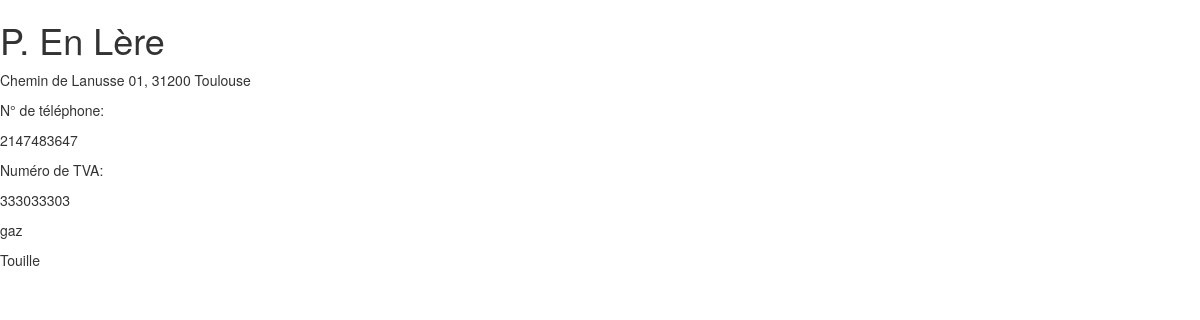
The page /partials/detailsocietes.php?id=3 on the database its author committed.
### tables this page shows
CREATE TABLE `facture` (
  `idfacture` int(10) UNSIGNED NOT NULL,
  `numero` int(11) NOT NULL,
  `date_facture` date NOT NULL,
  `motif_prestation` varchar(45) NOT NULL,
  `societes_idsocietes` int(10) UNSIGNED NOT NULL,
  `annuaire_idannuaire` int(10) UNSIGNED NOT NULL
);

CREATE TABLE `societes` (
  `idsocietes` int(10) UNSIGNED NOT NULL,
  `nom_societe` varchar(45) NOT NULL,
  `adresse` varchar(45) NOT NULL,
  `pays` varchar(45) NOT NULL,
  `telephone_societe` bigint(18) NOT NULL,
  `num_tva` bigint(18) NOT NULL,
  `type_idtype` int(10) UNSIGNED NOT NULL
);

CREATE TABLE `annuaire` (
  `idannuaire` int(10) UNSIGNED NOT NULL,
  `nom` varchar(45) NOT NULL,
  `prenom` varchar(45) NOT NULL,
  `telephone` int(11) NOT NULL,
  `email` varchar(45) NOT NULL
);

### partials/detailsocietes.php (the view, shortened to what this page needs)
<?php
try {
    $bdd = new PDO('mysql:host=localhost;dbname=gocip;charset=utf8','root','');
    $id=$_GET['id'];
    $reponse =  $bdd->query
    ("SELECT nom_societe, adresse, telephone_societe, num_tva, motif_prestation, nom
      FROM facture
      JOIN societes
      ON facture.societes_idsocietes = societes.idsocietes
      JOIN annuaire ON facture.annuaire_idannuaire = annuaire.idannuaire
      WHERE idsocietes = $id");
      $donnees = $reponse->fetch();
      } catch (Exception $e) {
          die('Erreur : '.$e->getMessage());
      }
?>
<!DOCTYPE html>
<html lang="en" dir="ltr">
    <head>
        <link rel="stylesheet" href="https://maxcdn.bootstrapcdn.com/bootstrap/3.3.7/css/bootstrap.min.css">
    </head>
    <body>
      <h1><?= $donnees['nom_societe']  ?></h1>
      <p><?= $donnees['adresse']  ?></p>
      <p>N° de téléphone: </p>
      <p><td><?= $donnees['telephone_societe']  ?></p>
      <p>Numéro de TVA: </p>
      <p><?= $donnees['num_tva']  ?></p>
      <p><?= $donnees['motif_prestation']  ?></p>
      <p><?= $donnees['nom']  ?></p>
    </body>
</html>

### rows shown on the page
facture: societes_idsocietes.nom_societe "P. En Lère", societes_idsocietes.adresse "Chemin de Lanusse 01, 31200 Toulouse", societes_idsocietes.telephone_societe "2147483647", societes_idsocietes.num_tva "333033303", motif_prestation "gaz", annuaire_idannuaire.nom "Touille"
